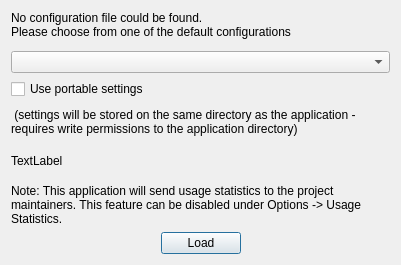
<?xml version="1.0" encoding="UTF-8"?>
<ui version="4.0">
 <class>importSettings</class>
 <widget class="QDialog" name="importSettings">
  <property name="geometry">
   <rect>
    <x>0</x>
    <y>0</y>
    <width>401</width>
    <height>265</height>
   </rect>
  </property>
  <property name="windowTitle">
   <string>Import Settings</string>
  </property>
  <layout class="QVBoxLayout" name="verticalLayout">
   <item>
    <widget class="QLabel" name="label">
     <property name="text">
      <string>No configuration file could be found.
Please choose from one of the default configurations</string>
     </property>
     <property name="scaledContents">
      <bool>false</bool>
     </property>
     <property name="alignment">
      <set>Qt::AlignLeading|Qt::AlignLeft|Qt::AlignTop</set>
     </property>
    </widget>
   </item>
   <item>
    <widget class="QComboBox" name="cbConfigs"/>
   </item>
   <item>
    <widget class="QCheckBox" name="cb_usePortableSettings">
     <property name="text">
      <string>Use portable settings</string>
     </property>
    </widget>
   </item>
   <item>
    <widget class="QLabel" name="label_2">
     <property name="text">
      <string> (settings will be stored on the same directory as the application - requires write permissions to the application directory)</string>
     </property>
     <property name="wordWrap">
      <bool>true</bool>
     </property>
    </widget>
   </item>
   <item>
    <widget class="QLabel" name="lblDetails">
     <property name="text">
      <string>TextLabel</string>
     </property>
    </widget>
   </item>
   <item>
    <widget class="QLabel" name="lblSharing">
     <property name="text">
      <string>&lt;html&gt;&lt;head/&gt;&lt;body&gt;&lt;p&gt;Note: This application will send usage statistics to the project maintainers. This feature can be disabled under Options -&amp;gt; Usage Statistics.&lt;/p&gt;&lt;/body&gt;&lt;/html&gt;</string>
     </property>
     <property name="wordWrap">
      <bool>true</bool>
     </property>
    </widget>
   </item>
   <item>
    <layout class="QHBoxLayout" name="horizontalLayout">
     <item>
      <spacer name="horizontalSpacer">
       <property name="orientation">
        <enum>Qt::Horizontal</enum>
       </property>
       <property name="sizeHint" stdset="0">
        <size>
         <width>40</width>
         <height>20</height>
        </size>
       </property>
      </spacer>
     </item>
     <item>
      <widget class="QPushButton" name="btnLoad">
       <property name="text">
        <string>Load</string>
       </property>
      </widget>
     </item>
     <item>
      <spacer name="horizontalSpacer_2">
       <property name="orientation">
        <enum>Qt::Horizontal</enum>
       </property>
       <property name="sizeHint" stdset="0">
        <size>
         <width>40</width>
         <height>20</height>
        </size>
       </property>
      </spacer>
     </item>
    </layout>
   </item>
  </layout>
 </widget>
 <resources/>
 <connections/>
</ui>
